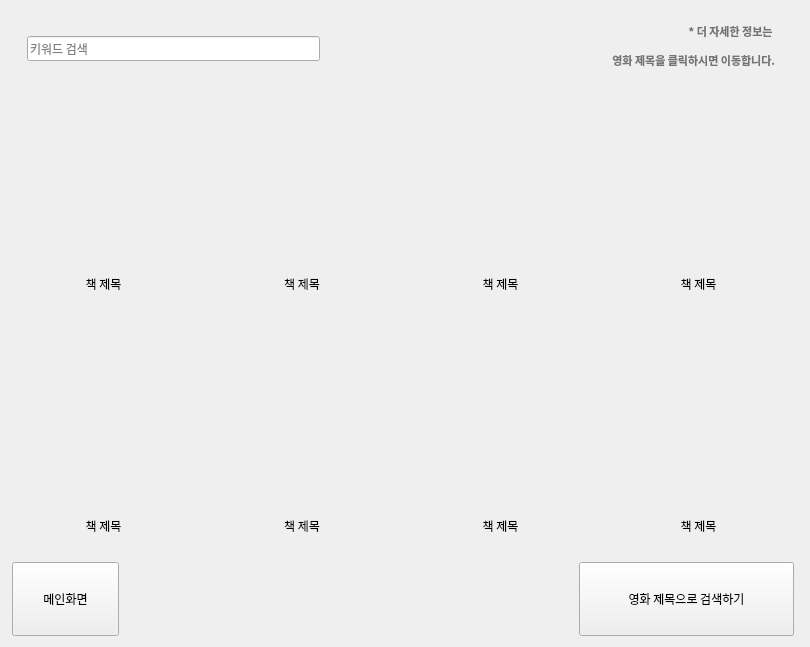
        <widget class="QWidget" name="page_2">
         <property name="styleSheet">
          <string notr="true"/>
         </property>
         <layout class="QVBoxLayout" name="verticalLayout_6" stretch="8,1">
          <property name="spacing">
           <number>7</number>
          </property>
          <property name="leftMargin">
           <number>7</number>
          </property>
          <property name="rightMargin">
           <number>15</number>
          </property>
          <item>
           <widget class="QWidget" name="widget_14" native="true">
            <property name="styleSheet">
             <string notr="true">border-image:none</string>
            </property>
            <layout class="QVBoxLayout" name="verticalLayout_2" stretch="3,8,2,8,2">
             <property name="leftMargin">
              <number>0</number>
             </property>
             <property name="topMargin">
              <number>0</number>
             </property>
             <property name="rightMargin">
              <number>0</number>
             </property>
             <property name="bottomMargin">
              <number>0</number>
             </property>
             <item>
              <layout class="QHBoxLayout" name="horizontalLayout_13" stretch="1,1">
               <property name="topMargin">
                <number>10</number>
               </property>
               <property name="rightMargin">
                <number>20</number>
               </property>
               <item>
                <layout class="QHBoxLayout" name="horizontalLayout_12" stretch="10,2">
                 <property name="spacing">
                  <number>0</number>
                 </property>
                 <property name="leftMargin">
                  <number>20</number>
                 </property>
                 <property name="topMargin">
                  <number>15</number>
                 </property>
                 <property name="rightMargin">
                  <number>10</number>
                 </property>
                 <property name="bottomMargin">
                  <number>10</number>
                 </property>
                 <item>
                  <widget class="QLineEdit" name="le_keyword_find">
                   <property name="sizePolicy">
                    <sizepolicy hsizetype="Preferred" vsizetype="Preferred">
                     <horstretch>0</horstretch>
                     <verstretch>0</verstretch>
                    </sizepolicy>
                   </property>
                   <property name="font">
                    <font>
                     <family>Gmarket Sans TTF</family>
                    </font>
                   </property>
                   <property name="styleSheet">
                    <string notr="true">border-image: url(:/search/under_blue.png);</string>
                   </property>
                   <property name="placeholderText">
                    <string>키워드 검색</string>
                   </property>
                  </widget>
                 </item>
                 <item>
                  <widget class="QPushButton" name="btn_find">
                   <property name="sizePolicy">
                    <sizepolicy hsizetype="Preferred" vsizetype="Preferred">
                     <horstretch>0</horstretch>
                     <verstretch>0</verstretch>
                    </sizepolicy>
                   </property>
                   <property name="styleSheet">
                    <string notr="true">border-image: url(:/botton/find_blue.png);</string>
                   </property>
                   <property name="text">
                    <string/>
                   </property>
                   <property name="autoDefault">
                    <bool>true</bool>
                   </property>
                   <property name="default">
                    <bool>false</bool>
                   </property>
                   <property name="flat">
                    <bool>true</bool>
                   </property>
                  </widget>
                 </item>
                </layout>
               </item>
               <item>
                <widget class="QLabel" name="lbl_info">
                 <property name="font">
                  <font>
                   <family>Gmarket Sans TTF</family>
                   <pointsize>7</pointsize>
                   <weight>50</weight>
                   <bold>false</bold>
                  </font>
                 </property>
                 <property name="styleSheet">
                  <string notr="true">color: rgb(116, 116, 116);</string>
                 </property>
                 <property name="text">
                  <string>&lt;html&gt;&lt;head/&gt;&lt;body&gt;&lt;p&gt;&lt;span style=&quot; font-size:8pt; font-weight:600;&quot;&gt;* 더 자세한 정보는 &lt;/span&gt;&lt;/p&gt;&lt;p&gt;&lt;span style=&quot; font-size:8pt; font-weight:600;&quot;&gt;영화 제목을 클릭하시면 이동합니다.&lt;/span&gt;&lt;/p&gt;&lt;/body&gt;&lt;/html&gt;</string>
                 </property>
                 <property name="alignment">
                  <set>Qt::AlignRight|Qt::AlignTrailing|Qt::AlignVCenter</set>
                 </property>
                 <property name="margin">
                  <number>20</number>
                 </property>
                </widget>
               </item>
              </layout>
             </item>
             <item>
              <layout class="QHBoxLayout" name="horizontalLayout_7" stretch="0,0,0,0">
               <property name="spacing">
                <number>0</number>
               </property>
               <property name="leftMargin">
                <number>30</number>
               </property>
               <property name="rightMargin">
                <number>30</number>
               </property>
               <item>
                <widget class="QLabel" name="lbl_image_1">
                 <property name="sizePolicy">
                  <sizepolicy hsizetype="Minimum" vsizetype="Minimum">
                   <horstretch>0</horstretch>
                   <verstretch>0</verstretch>
                  </sizepolicy>
                 </property>
                 <property name="minimumSize">
                  <size>
                   <width>122</width>
                   <height>182</height>
                  </size>
                 </property>
                 <property name="styleSheet">
                  <string notr="true">border-image:none;</string>
                 </property>
                 <property name="text">
                  <string/>
                 </property>
                </widget>
               </item>
               <item>
                <widget class="QLabel" name="lbl_image_2">
                 <property name="sizePolicy">
                  <sizepolicy hsizetype="Minimum" vsizetype="Minimum">
                   <horstretch>0</horstretch>
                   <verstretch>0</verstretch>
                  </sizepolicy>
                 </property>
                 <property name="minimumSize">
                  <size>
                   <width>122</width>
                   <height>182</height>
                  </size>
                 </property>
                 <property name="styleSheet">
                  <string notr="true">border-image:none</string>
                 </property>
                 <property name="text">
                  <string/>
                 </property>
                </widget>
               </item>
               <item>
                <widget class="QLabel" name="lbl_image_5">
                 <property name="sizePolicy">
                  <sizepolicy hsizetype="Minimum" vsizetype="Minimum">
                   <horstretch>0</horstretch>
                   <verstretch>0</verstretch>
                  </sizepolicy>
                 </property>
                 <property name="minimumSize">
                  <size>
                   <width>122</width>
                   <height>182</height>
                  </size>
                 </property>
                 <property name="styleSheet">
                  <string notr="true">border-image:none;</string>
                 </property>
                 <property name="text">
                  <string/>
                 </property>
                </widget>
               </item>
               <item>
                <widget class="QLabel" name="lbl_image_6">
                 <property name="sizePolicy">
                  <sizepolicy hsizetype="Minimum" vsizetype="Minimum">
                   <horstretch>0</horstretch>
                   <verstretch>0</verstretch>
                  </sizepolicy>
                 </property>
                 <property name="minimumSize">
                  <size>
                   <width>122</width>
                   <height>182</height>
                  </size>
                 </property>
                 <property name="styleSheet">
                  <string notr="true">border-image:none;</string>
                 </property>
                 <property name="text">
                  <string/>
                 </property>
                </widget>
               </item>
              </layout>
             </item>
             <item>
              <layout class="QHBoxLayout" name="horizontalLayout_8">
               <property name="spacing">
                <number>5</number>
               </property>
               <property name="topMargin">
                <number>10</number>
               </property>
               <property name="bottomMargin">
                <number>20</number>
               </property>
               <item>
                <widget class="QLabel" name="lbl_title_1">
                 <property name="font">
                  <font>
                   <family>Gmarket Sans TTF</family>
                  </font>
                 </property>
                 <property name="styleSheet">
                  <string notr="true">border-image:none;</string>
                 </property>
                 <property name="text">
                  <string>책 제목</string>
                 </property>
                 <property name="alignment">
                  <set>Qt::AlignCenter</set>
                 </property>
                </widget>
               </item>
               <item>
                <widget class="QLabel" name="lbl_title_2">
                 <property name="font">
                  <font>
                   <family>Gmarket Sans TTF</family>
                  </font>
                 </property>
                 <property name="styleSheet">
                  <string notr="true">border-image:none;</string>
                 </property>
                 <property name="text">
                  <string>책 제목</string>
                 </property>
                 <property name="alignment">
                  <set>Qt::AlignCenter</set>
                 </property>
                </widget>
               </item>
               <item>
                <widget class="QLabel" name="lbl_title_5">
                 <property name="font">
                  <font>
                   <family>Gmarket Sans TTF</family>
                  </font>
                 </property>
                 <property name="styleSheet">
                  <string notr="true">border-image:none;</string>
                 </property>
                 <property name="text">
                  <string>책 제목</string>
                 </property>
                 <property name="alignment">
                  <set>Qt::AlignCenter</set>
                 </property>
                </widget>
               </item>
               <item>
                <widget class="QLabel" name="lbl_title_6">
                 <property name="font">
                  <font>
                   <family>Gmarket Sans TTF</family>
                  </font>
                 </property>
                 <property name="styleSheet">
                  <string notr="true">border-image:none;</string>
                 </property>
                 <property name="text">
                  <string>책 제목</string>
                 </property>
                 <property name="alignment">
                  <set>Qt::AlignCenter</set>
                 </property>
                </widget>
               </item>
              </layout>
             </item>
             <item>
              <layout class="QHBoxLayout" name="horizontalLayout_9">
               <property name="spacing">
                <number>80</number>
               </property>
               <property name="leftMargin">
                <number>30</number>
               </property>
               <property name="rightMargin">
                <number>30</number>
               </property>
               <item>
                <widget class="QLabel" name="lbl_image_3">
                 <property name="sizePolicy">
                  <sizepolicy hsizetype="Minimum" vsizetype="Minimum">
                   <horstretch>0</horstretch>
                   <verstretch>0</verstretch>
                  </sizepolicy>
                 </property>
                 <property name="minimumSize">
                  <size>
                   <width>122</width>
                   <height>182</height>
                  </size>
                 </property>
                 <property name="styleSheet">
                  <string notr="true">border-image:none;</string>
                 </property>
                 <property name="text">
                  <string/>
                 </property>
                </widget>
               </item>
               <item>
                <widget class="QLabel" name="lbl_image_4">
                 <property name="sizePolicy">
                  <sizepolicy hsizetype="Minimum" vsizetype="Minimum">
                   <horstretch>0</horstretch>
                   <verstretch>0</verstretch>
                  </sizepolicy>
                 </property>
                 <property name="minimumSize">
                  <size>
                   <width>122</width>
                   <height>182</height>
                  </size>
                 </property>
                 <property name="styleSheet">
                  <string notr="true">border-image:none;</string>
                 </property>
                 <property name="text">
                  <string/>
                 </property>
                </widget>
               </item>
               <item>
                <widget class="QLabel" name="lbl_image_7">
                 <property name="sizePolicy">
                  <sizepolicy hsizetype="Minimum" vsizetype="Minimum">
                   <horstretch>0</horstretch>
                   <verstretch>0</verstretch>
                  </sizepolicy>
                 </property>
                 <property name="minimumSize">
                  <size>
                   <width>122</width>
                   <height>182</height>
                  </size>
                 </property>
                 <property name="styleSheet">
                  <string notr="true">border-image:none;</string>
                 </property>
                 <property name="text">
                  <string/>
                 </property>
                </widget>
               </item>
               <item>
                <widget class="QLabel" name="lbl_image_8">
                 <property name="sizePolicy">
                  <sizepolicy hsizetype="Minimum" vsizetype="Minimum">
                   <horstretch>0</horstretch>
                   <verstretch>0</verstretch>
                  </sizepolicy>
                 </property>
                 <property name="minimumSize">
                  <size>
                   <width>122</width>
                   <height>182</height>
                  </size>
                 </property>
                 <property name="styleSheet">
                  <string notr="true">border-image:none;</string>
                 </property>
                 <property name="text">
                  <string/>
                 </property>
                </widget>
               </item>
              </layout>
             </item>
             <item>
              <layout class="QHBoxLayout" name="horizontalLayout_10">
               <property name="spacing">
                <number>5</number>
               </property>
               <property name="topMargin">
                <number>10</number>
               </property>
               <property name="bottomMargin">
                <number>20</number>
               </property>
               <item>
                <widget class="QLabel" name="lbl_title_3">
                 <property name="font">
                  <font>
                   <family>Gmarket Sans TTF</family>
                  </font>
                 </property>
                 <property name="styleSheet">
                  <string notr="true">border-image:none</string>
                 </property>
                 <property name="text">
                  <string>책 제목</string>
                 </property>
                 <property name="alignment">
                  <set>Qt::AlignCenter</set>
                 </property>
                </widget>
               </item>
               <item>
                <widget class="QLabel" name="lbl_title_4">
                 <property name="font">
                  <font>
                   <family>Gmarket Sans TTF</family>
                  </font>
                 </property>
                 <property name="styleSheet">
                  <string notr="true">border-image:none;</string>
                 </property>
                 <property name="text">
                  <string>책 제목</string>
                 </property>
                 <property name="alignment">
                  <set>Qt::AlignCenter</set>
                 </property>
                </widget>
               </item>
               <item>
                <widget class="QLabel" name="lbl_title_7">
                 <property name="font">
                  <font>
                   <family>Gmarket Sans TTF</family>
                  </font>
                 </property>
                 <property name="styleSheet">
                  <string notr="true">border-image:none</string>
                 </property>
                 <property name="text">
                  <string>책 제목</string>
                 </property>
                 <property name="alignment">
                  <set>Qt::AlignCenter</set>
                 </property>
                </widget>
               </item>
               <item>
                <widget class="QLabel" name="lbl_title_8">
                 <property name="font">
                  <font>
                   <family>Gmarket Sans TTF</family>
                  </font>
                 </property>
                 <property name="styleSheet">
                  <string notr="true">border-image:none</string>
                 </property>
                 <property name="text">
                  <string>책 제목</string>
                 </property>
                 <property name="alignment">
                  <set>Qt::AlignCenter</set>
                 </property>
                </widget>
               </item>
              </layout>
             </item>
            </layout>
           </widget>
          </item>
          <item>
           <layout class="QHBoxLayout" name="horizontalLayout_11" stretch="1,2,2,2">
            <property name="spacing">
             <number>10</number>
            </property>
            <property name="leftMargin">
             <number>5</number>
            </property>
            <property name="topMargin">
             <number>0</number>
            </property>
            <property name="rightMargin">
             <number>1</number>
            </property>
            <property name="bottomMargin">
             <number>0</number>
            </property>
            <item>
             <widget class="QPushButton" name="btn_main">
              <property name="sizePolicy">
               <sizepolicy hsizetype="Minimum" vsizetype="Preferred">
                <horstretch>0</horstretch>
                <verstretch>0</verstretch>
               </sizepolicy>
              </property>
              <property name="font">
               <font>
                <family>Gmarket Sans TTF</family>
               </font>
              </property>
              <property name="styleSheet">
               <string notr="true">border-image: url(:/botton/masking_yellow.png);</string>
              </property>
              <property name="text">
               <string>메인화면</string>
              </property>
             </widget>
            </item>
            <item>
             <widget class="QWidget" name="widget_4" native="true">
              <property name="styleSheet">
               <string notr="true">border-image:none</string>
              </property>
             </widget>
            </item>
            <item>
             <widget class="QWidget" name="widget_3" native="true">
              <property name="styleSheet">
               <string notr="true">border-image:none</string>
              </property>
             </widget>
            </item>
            <item>
             <widget class="QPushButton" name="btn_name">
              <property name="sizePolicy">
               <sizepolicy hsizetype="Minimum" vsizetype="Preferred">
                <horstretch>0</horstretch>
                <verstretch>0</verstretch>
               </sizepolicy>
              </property>
              <property name="minimumSize">
               <size>
                <width>0</width>
                <height>74</height>
               </size>
              </property>
              <property name="font">
               <font>
                <family>Gmarket Sans TTF</family>
               </font>
              </property>
              <property name="styleSheet">
               <string notr="true">border-image: url(:/botton/masking_green.png);</string>
              </property>
              <property name="text">
               <string>영화 제목으로 검색하기</string>
              </property>
             </widget>
            </item>
           </layout>
          </item>
         </layout>
        </widget>
